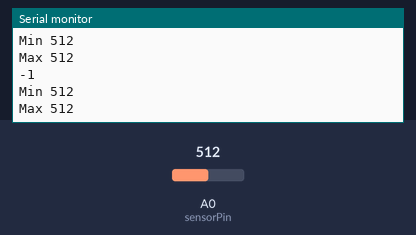
A sketch run on a simulated Arduino Uno, built with avr-gcc and run on an emulated ATmega328P. On the bench: the last lines printed to the serial monitor. The inputs (shaded band) are chosen by the test bench; at power-on: A0 (sensorPin) = 512. EEPROM starts erased.

Above: at 1.8 s.
1.9 s: A0 (sensorPin) set to 716
At 2.6 s:
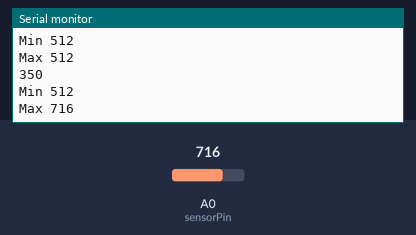
3.4 s: A0 (sensorPin) set to 900
At 4.8 s:
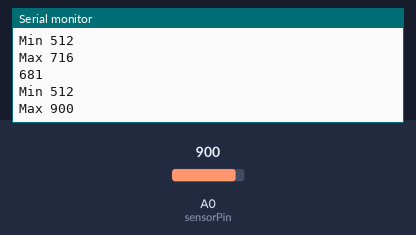
Timing chart, 0 to 6.4 s (numbered marks = the images above; inputs shaded):
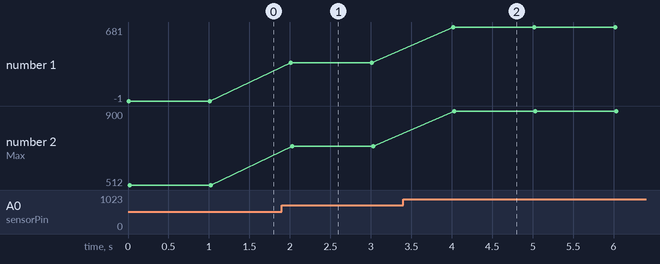

Measured:
- after the input at 1.9 s, the serial monitor: prints a new line after 0.11 s (image 1)
- after the input at 3.4 s, the serial monitor: prints a new line after 0.62 s (image 2)
- plotted number 1: -1 → 350 after the input at 1.9 s, 350 → 681 after the input at 3.4 s
- plotted number 2: 512 → 716 after the input at 1.9 s, 716 → 900 after the input at 3.4 s

The sketch:

Fotosensor.ino
```cpp
#include <EEPROM.h>;

unsigned int const mindir =0;
unsigned int const maxdir =1;

unsigned int sensorPin = A0;
unsigned int sensorValue =0;

unsigned int cMin = 1024;
unsigned int cMax = 0;
int mapSensor;

void setup() {
  pinMode(sensorPin,INPUT);
  Serial.begin(9600);
}

void loop() {
 sensorValue = analogRead(sensorPin);
 setMin(sensorValue);
 setMax(sensorValue);
 mapSensor = map(sensorValue, getMin(), getMax(), 0, 100);
 Serial.println(mapSensor);
 Serial.print("Min ");
 Serial.println(cMin);
 Serial.print("Max ");
 Serial.println(cMax);
 delay(1000);
}

void setMin(int value){
  if (value < cMin){
    Serial.println("Entra");
    cMin = value;
    EEPROM.update(mindir, cMin);
  }

}

void setMax(int value){
  if (value > cMax){
    cMax = value;
    EEPROM.update(maxdir, cMax);
  }

}

int getMin(){
 return EEPROM.read(mindir);

}

int getMax(){
 return EEPROM.read(maxdir);
}
```
